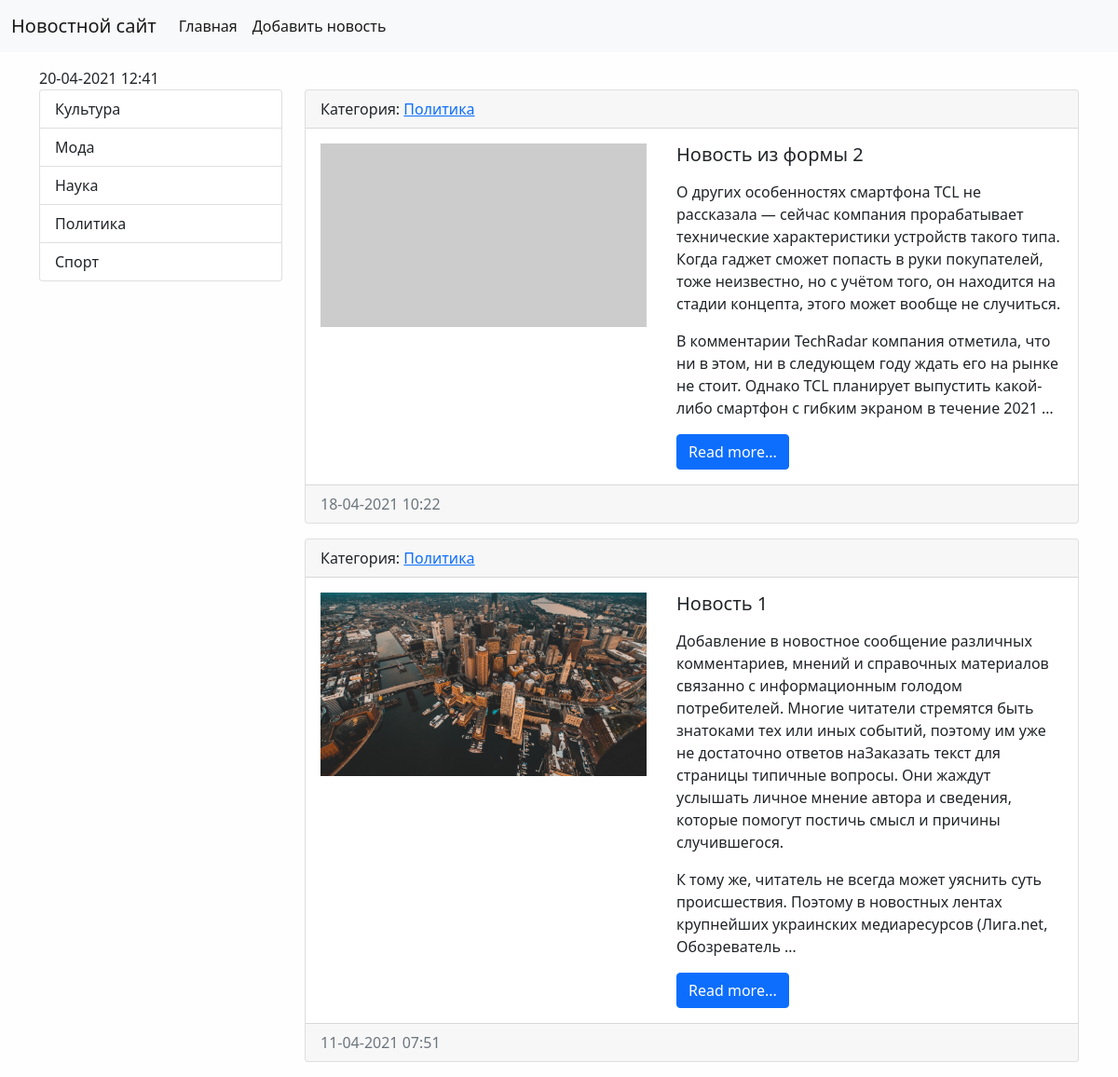
Screenshot of /category/3/ with the database file from the repository.
### news/models.py (models this page shows, shortened)
class Category(models.Model):
    title = models.CharField(max_length=150, db_index=True, verbose_name='Category')
    def __str__(self):
        return self.title
    def get_absolute_url(self):
        return reverse('category', kwargs={"category_id": self.pk})
    class Meta:
        verbose_name = 'Categories'
        verbose_name_plural = 'Category'
        ordering = ['title']

class News(models.Model):
    title = models.CharField(max_length=150, verbose_name='Title')
    content = models.TextField(blank=True, verbose_name='Content')
    created_at = models.DateTimeField(auto_now_add=True, verbose_name='Published at')
    updated_at = models.DateTimeField(auto_now=True, verbose_name='Updated at')
    photo = models.ImageField(upload_to='photos/%Y/%m/%d/', null= True, verbose_name='Photo')
    is_published = models.BooleanField(default=True, verbose_name='Published')
    category = models.ForeignKey('Category', on_delete=models.PROTECT, null=True, verbose_name='Category')
    def get_absolute_url(self):
        return reverse('view_news', kwargs={"pk": self.pk})
    class Meta:
        verbose_name = 'News'
        verbose_name_plural = 'News'
        ordering = ['-created_at']

### news/views.py (the view)
# urls.py: path('category/<int:category_id>/', NewsByCategory.as_view(), name='category'),
class NewsByCategory(ListView):
    model = News
    template_name = 'news/index.html'
    context_object_name = 'news'
    allow_empty = False
    def get_queryset(self):
        return News.objects.filter(category_id=self.kwargs['category_id'], is_published=True)
    def get_context_data(self, *, object_list=None, **kwargs):
        context = super().get_context_data(**kwargs)
        context['title'] = Category.objects.get(pk=self.kwargs['category_id'])
        return context

### news/templatetags/news_tags.py (called while the page is built)
@register.inclusion_tag('news/list_categories.html')
def show_categories():
    categories = Category.objects.all()
    return {'categories': categories}

### news/templates/news/index.html (shortened to what this page needs)
{% extends 'base.html' %}
{% block sidebar %}
{% include 'inc/_sidebar.html' %}
{% endblock %}
{% block content %}
{% for item in news %}
<div class="card mb-3">
    <div class="card-header">
        Категория: <a href="{{ item.category.get_absolute_url }}">{{ item.category.title }}</a>
    </div>
    <div class="card-body">
        <div class="d-flex">
            <div class="flex-shrink-0">
                {% if item.photo %}
                <img src="{{ item.photo.url }}" width="350" height="197" alt="" class="me-3">
                {% else %}
                <img src="https://picsum.photos/id/870/350/300?grayscale&blur=2" width="350" height="197" class="me-3" alt="">
                {% endif %}
            </div>
            <div class=" flex-grow-1 ms-3">
                <h5 class="card-title">{{ item.title }}</h5>
                <p class="card-text">{{ item.content|linebreaks|truncatewords:70 }}</p>
                <a href="{{ item.get_absolute_url }}" class="btn btn-primary">Read more...</a>
            </div>
        </div>
    </div>
    <div class="card-footer text-muted">
        {{ item.created_at|date:"d-m-Y h:i"}}
    </div>
</div>
{% empty %}
Oops...
{% endfor %}
{% endblock %}

### news/templates/news/list_categories.html
<div class="list-group">
    {% for item in categories %}
    <a href="{{ item.get_absolute_url }}" class="list-group-item list-group-item-action" aria-current="true">
        {{ item.title }}
    </a>
    {% empty %}
    Нет категорий
    {% endfor %}
</div>

### djangosite/static/css/style.css (style rules this page uses)
body { background-color: #fefefe; }

### rows the page displays
Category: title "Культура"
Category: title "Мода"
Category: title "Наука"
Category: title "Политика"
Category: title "Спорт"
News: category "Политика", title "Новость из формы 2", content "О других особенностях смартфона TCL не рассказала — сейчас компания прорабатывает технические характеристики устройств такого типа. Когда гаджет сможет попасть в руки покупателей, тоже неизвестно, но с учётом того, он находится на стадии концепта, этого может вообще не случиться. В комментарии TechRadar компания отметила, что ни в этом, ни в следующем году ждать его на рынке не стоит. Однако TCL планирует выпустить какой-либо смартфон с гибким экраном в течение 2021 …", created_at "18-04-2021 10:22"
News: category "Политика", photo (picture), title "Новость 1", content "Добавление в новостное сообщение различных комментариев, мнений и справочных материалов связанно с информационным голодом потребителей. Многие читатели стремятся быть знатоками тех или иных событий, поэтому им уже не достаточно ответов наЗаказать текст для страницы типичные вопросы. Они жаждут услышать личное мнение автора и сведения, которые помогут постичь смысл и причины случившегося. К тому же, читатель не всегда может уяснить суть происшествия. Поэтому в новостных лентах крупнейших украинских медиаресурсов (Лига.net, Обозреватель …", created_at "11-04-2021 07:51"
